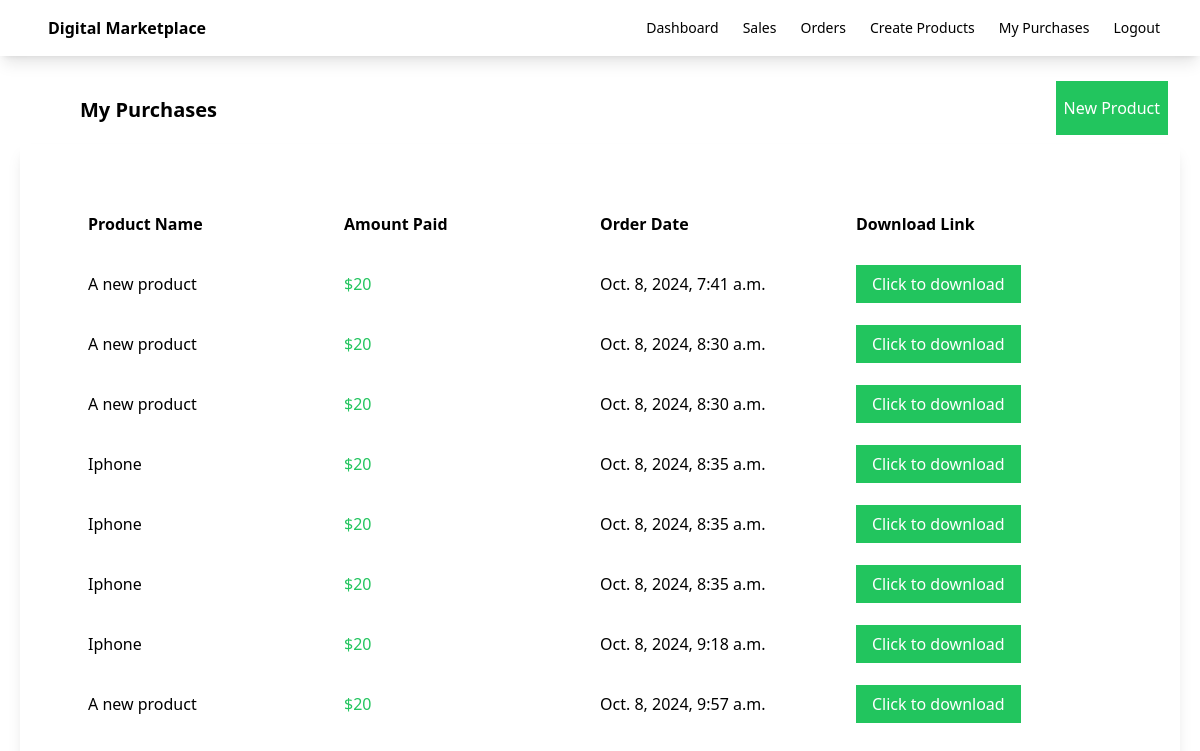
The page /purchases/ (signed in) on the database its author committed.
### myapp/models.py (models this page shows, shortened)
class OrderDetail(models.Model):
    customer_email = models.EmailField()
    product = models.ForeignKey(Product, on_delete=models.CASCADE)
    amount = models.IntegerField()
    stripe_payment_intent = models.CharField(max_length=200,null=True,blank=True)
    has_paid = models.BooleanField(default=False)
    created_on = models.DateTimeField(auto_now_add=True)
    updated_on = models.DateTimeField(auto_now_add=True)

class Product(models.Model):
    seller = models.ForeignKey(User, on_delete=models.CASCADE)
    name=models.CharField(max_length=100)
    description=models.CharField(max_length=100)
    price=models.FloatField()
    file=models.FileField(upload_to='uploads',null=True,blank=True)
    total_sales_amount=models.IntegerField(default=0)
    total_sales= models.IntegerField(default=0)

### myapp/views.py (the view)
# urls.py: path('purchases/',views.my_purchases,name='purchases'),
def my_purchases(request):
    orders=OrderDetail.objects.filter(customer_email=request.user.email)
    return render(request,'myapp/purchases.html',{'orders':orders})

### myapp/templates/myapp/purchases.html
{% extends 'myapp/base.html' %}
{% block body %}
    <div class="flex justify-between">
        <div class="ml-20 mt-10 font-bold text-xl">My Purchases</div>
        <div class="ml-20 mt-10">
            <a class="bg-green-500 text-white px-2 py-4 mr-8" href="{% url 'createproduct' %}">New Product</a>
        </div>
    </div>
    <div class="order-container shadow-lg p-10 m-5">
        <div class="order-header flex font-bold  m-5 p-2 ">
            <div class="w-1/4">
                Product Name
            </div>
            <div class="w-1/4">
                Amount Paid
            </div>
            <div class="w-1/4">
                Order Date
            </div>
            <div class="w-1/4">
                Download Link
            </div>
        </div>
        {% for order in orders %}
        <div class="flex  m-5 p-2">
            <div class="w-1/4">
                {{order.product.name}}
            </div>
            <div class="w-1/4 text-green-500">
                ${{order.amount}}
            </div>
            <div class="w-1/4">
                {{order.created_on}}
            </div>
            <div class="w-1/4">
                <a class="bg-green-500 text-white px-4 py-2" href="{{order.file.url}}" download>Click to download</a>
            </div>
        </div>
        {% endfor %}
    </div>
{% endblock %}

### rows shown on the page
OrderDetail: product.name "A new product", amount "20", created_on "Oct. 8, 2024, 7:41 a.m."
OrderDetail: product.name "A new product", amount "20", created_on "Oct. 8, 2024, 8:30 a.m."
OrderDetail: product.name "A new product", amount "20", created_on "Oct. 8, 2024, 8:30 a.m."
OrderDetail: product.name "Iphone", amount "20", created_on "Oct. 8, 2024, 8:35 a.m."
OrderDetail: product.name "Iphone", amount "20", created_on "Oct. 8, 2024, 8:35 a.m."
OrderDetail: product.name "Iphone", amount "20", created_on "Oct. 8, 2024, 8:35 a.m."
OrderDetail: product.name "Iphone", amount "20", created_on "Oct. 8, 2024, 9:18 a.m."
OrderDetail: product.name "A new product", amount "20", created_on "Oct. 8, 2024, 9:57 a.m."
